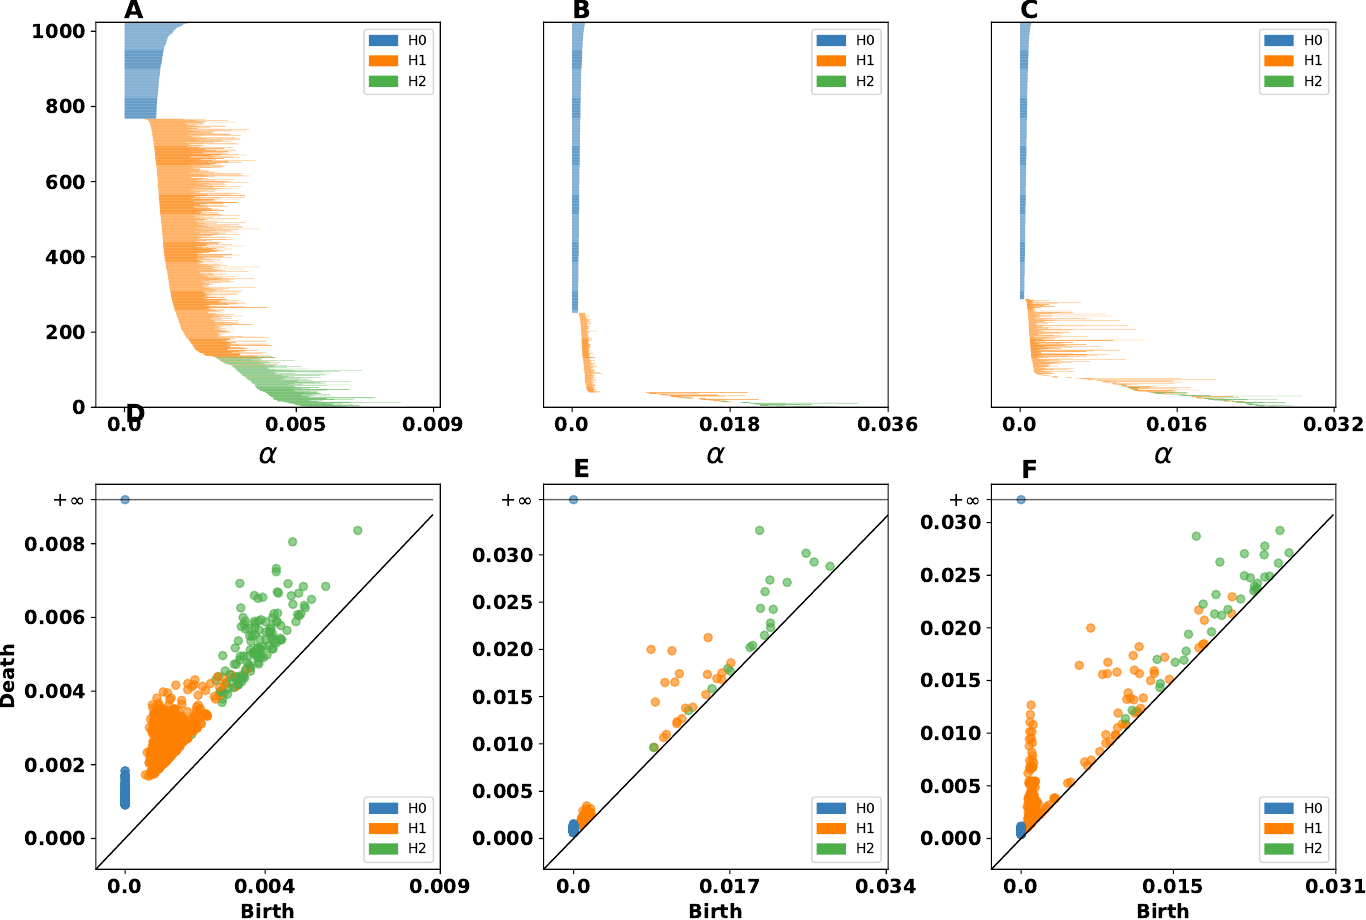

Write Python code to recreate this figure.
import numpy as np
import matplotlib.pylab as plt

from persistence_diagram import persistence
from plot_persistent_homology import plot_diagrams


if __name__ == '__main__':
    np.random.seed(3)
    num_neurons = 1024
    bc_base = './results/barcode-experiment-3D-uniform-'
    h0_base = './results/homology0-experiment-3D-uniform-'
    h1_base = './results/homology1-experiment-3D-uniform-'

    input_space = np.random.uniform(0, 1, (num_neurons, 3))
    regular_som = np.load("results/experiment-3D-uniform-regular.npy")
    random_som = np.load("results/experiment-3D-uniform-random.npy")
    data = [input_space, regular_som, random_som]
    case = ['input_space', 'regular', 'random']
    per = persistence(dimension=3, max_edge_length=1, max_alpha_square=2)
    for i, d in enumerate(data):
        per.compute_persistence(d, case='3D-uniform-'+case[i])

    homology0_input = per.read_pdgm(h0_base+'input_space.dat')
    homology1_input = per.read_pdgm(h1_base+'input_space.dat')

    homology0_regular = per.read_pdgm(h0_base+'regular.dat')
    homology1_regular = per.read_pdgm(h1_base+'regular.dat')

    homology0_random = per.read_pdgm(h0_base+'random.dat')
    homology1_random = per.read_pdgm(h1_base+'random.dat')

    regDH0, regDH1 = per.compute_distances(homology0_input,
                                           homology1_input,
                                           homology0_regular,
                                           homology1_regular)

    ranDH0, ranDH1 = per.compute_distances(homology0_input,
                                           homology1_input,
                                           homology0_random,
                                           homology1_random)
    print("=" * 30)
    print("Bootstrap distance (Regular) - H0: %f, H1 %f" % (regDH0, regDH1))
    print("Bootstrap distance (Random) - H0: %f, H1 %f" % (ranDH0, ranDH1))
    print("=" * 30)

    dgm_input = per.read_pdgm(bc_base+'input_space.dat')
    dgm_regular = per.read_pdgm(bc_base+'regular.dat')
    dgm_random = per.read_pdgm(bc_base+'random.dat')

    plot_diagrams(dgm_input, dgm_regular, dgm_random)
    plt.savefig("experiment-3D-uniform-analysis.pdf")
    plt.show()
